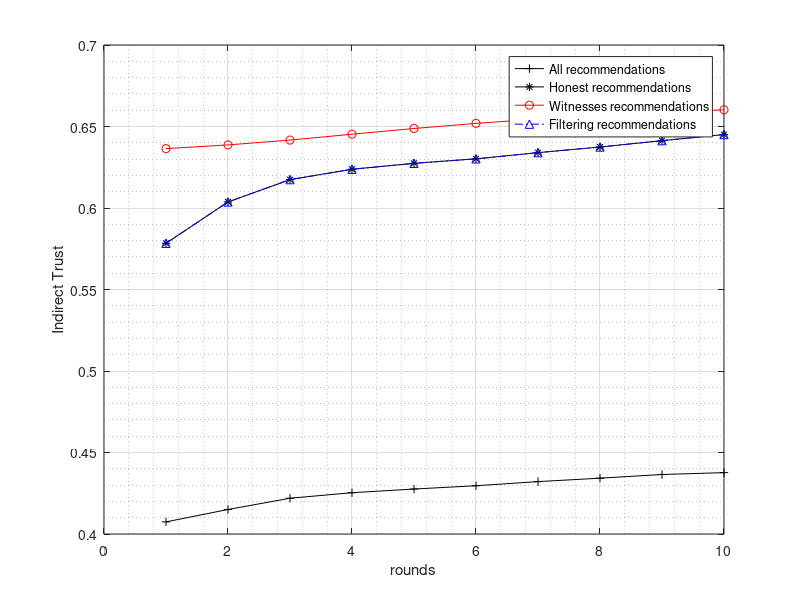

The MATLAB script that drew this image:
x=[1  2 3  4 5 6 7 8 9 10];

 y1=[0.407433151
0.415037518
0.421942895
0.425336949
0.427592528
0.42961502
0.432144138
0.434245674
0.436505025
0.43764178];

 y2=[0.578336374
0.603703451
0.617412579
0.62377063
0.627410498
0.630167654
0.633965038
0.637413893
0.641316565
0.645048517];
 
 y3=[0.636432893
0.638714353
0.64166034
0.645272224
0.648778596
0.651921861
0.654583902
0.656764012
0.658579421
0.660225683];
 
 y4=[0.578336374
0.603703451
0.617412579
0.62377063
0.627410498
0.630167654
0.633965038
0.637413893
0.641316565
0.645048517];

 plot(x,y1,'+-k',x,y2,'*-k',x,y3,'o-r',x,y4,'b-.^'); 
 
 xlabel('rounds'); ylabel('Indirect Trust');
 
 
 legend('All recommendations','Honest recommendations','Witnesses recommendations','Filtering recommendations');
  
set( legend,'location','best')

grid on
grid minor